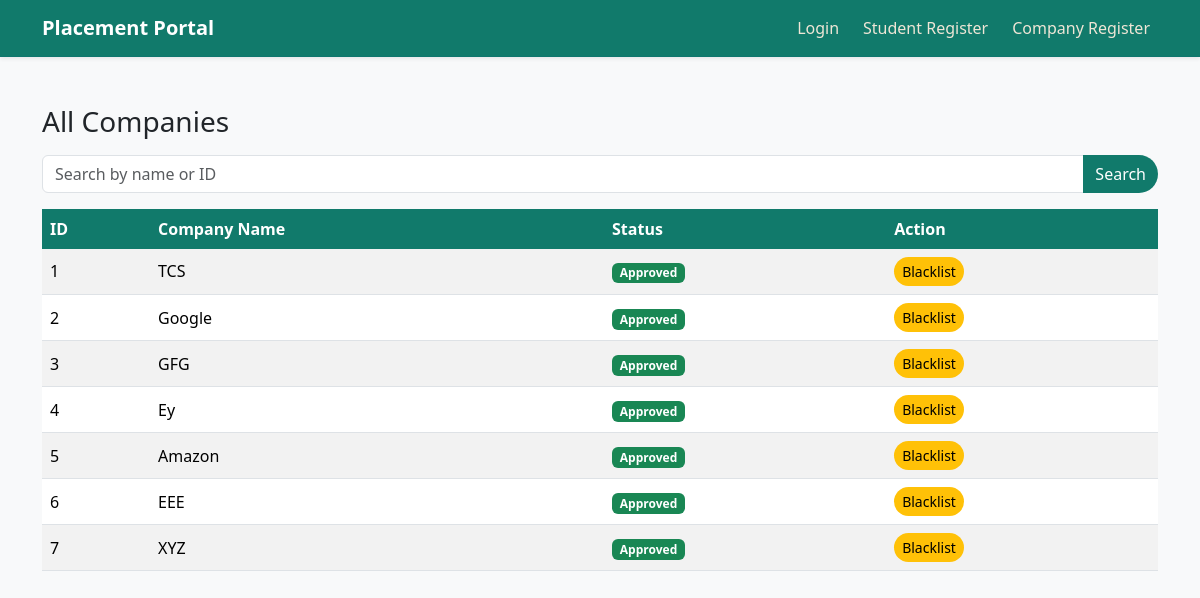
The app's page /admin/companies with its own data.
### models.py (models this page shows)
class Company(db.Model):
    id = db.Column(db.Integer, primary_key=True)
    company_name = db.Column(db.String(100),unique=True)
    hr_contact = db.Column(db.String(100))
    website = db.Column(db.String(100))
    password = db.Column(db.String(100))
    approved = db.Column(db.Boolean, default=False)
    company_email = db.Column(db.String(100),unique=True)
    drives = db.relationship('PlacementDrive', backref='company', lazy=True)
    is_blacklisted = db.Column(db.Boolean, default=False)

### routes/admin_routes.py (the view)
@admin_bp.route("/admin/companies")
def view_companies():
    search = request.args.get("search")
    if search:
        companies = Company.query.filter(
            (Company.company_name.ilike(f"%{search}%")) |
            (Company.id.like(f"%{search}%"))
        ).all()
    else:
        companies = Company.query.all()
    return render_template("admin_companies.html", companies=companies)

### templates/admin_companies.html (shortened to what this page needs)
{% extends "base.html" %}
{% block content %}
<h3 class="mb-3">All Companies</h3>
<form method="GET" class="mb-3">
    <div class="input-group">
        <input type="text" name="search" value="{{ request.args.get('search','') }}" class="form-control" placeholder="Search by name or ID">
        <button class="btn btn-success">Search</button>
    </div>
</form>
<div class="table-responsive">
<table class="table table-striped table-hover align-middle">
    <thead class="table-dark">
        <tr>
            <th>ID</th>
            <th>Company Name</th>
            <th>Status</th>
            <th>Action</th>
        </tr>
    </thead>
    <tbody>
        {% for c in companies %}
        <tr>
            <td>{{ c.id }}</td>
            <td>{{ c.company_name }}</td>
            <td>
                {% if c.is_blacklisted %}
                    <span class="badge bg-danger">Blacklisted</span>
                {% elif c.approved %}
                    <span class="badge bg-success">Approved</span>
                {% else %}
                    <span class="badge bg-warning text-dark">Pending</span>
                {% endif %}
            </td>
            <td class="d-flex gap-2 flex-wrap">
                <a href="{{ url_for('admin.blacklist_company', id=c.id) }}" class="btn btn-warning btn-sm">Blacklist</a>
            </td>
        </tr>
        {% endfor %}
    </tbody>
</table>
</div>
{% endblock %}

### templates/base.html (shortened to what this page needs)
<!DOCTYPE html>
<html lang="en">
<head>
    <link href="https://cdn.jsdelivr.net/npm/bootstrap@5.3.2/dist/css/bootstrap.min.css" rel="stylesheet">
    <link rel="stylesheet" href="{{ url_for('static', filename='styles.css') }}">
</head>
<body>
    <nav class="navbar navbar-expand-lg navbar-dark portal-navbar shadow-sm">
        <div class="container">
            <a class="navbar-brand fw-semibold" href="/login">Placement Portal</a>
            <div class="collapse navbar-collapse" id="mainNavbar">
                <ul class="navbar-nav ms-auto align-items-lg-center gap-lg-2">
    {% if session.get("student_id") %}
        <li class="nav-item">
            <a class="nav-link" href="/student/dashboard">Dashboard</a>
        </li>
        <li class="nav-item">
            <a class="nav-link" href="/student/profile">Profile</a>
        </li>
        <li class="nav-item">
            <a class="btn btn-danger btn-sm rounded-pill px-3" href="/logout">
                Logout
            </a>
        </li>
    {% else %}
        <li class="nav-item">
            <a class="nav-link" href="/login">Login</a>
        </li>
        <li class="nav-item">
            <a class="nav-link" href="/student/register">Student Register</a>
        </li>
        <li class="nav-item">
            <a class="nav-link" href="/company/register">Company Register</a>
        </li>
    {% endif %}
</ul>
            </div>
        </div>
    </nav>
    <main class="container py-4 py-md-5">
        {% block content %}
        {% endblock %}
    </main>
</body>
</html>

### static/styles.css (style rules this page uses)
body { min-height: 100vh; background: #f8f9fa; color: #212529; }
.portal-navbar { background: #117a6b; border-bottom: 1px solid #0f766e; }
.navbar-brand { color: #ffffff !important; }
.nav-link { color: #efe6d6 !important; font-weight: 500; }
.table { margin-bottom: 0; }
.table thead th { background-color: #117a6b; color: #ffffff; border-bottom: none; }
.table-striped > tbody > tr:nth-of-type(odd) > * { --bs-table-accent-bg: #efe6d6; }
.btn { border-radius: 999px; border: none; transition: transform 0.2s ease, box-shadow 0.2s ease, filter 0.2s ease; }
.btn-success { background-color: #117a6b; }

### records on screen
Company: id "1", company_name "TCS", is_blacklisted "Approved"
Company: id "2", company_name "Google", is_blacklisted "Approved"
Company: id "3", company_name "GFG", is_blacklisted "Approved"
Company: id "4", company_name "Ey", is_blacklisted "Approved"
Company: id "5", company_name "Amazon", is_blacklisted "Approved"
Company: id "6", company_name "EEE", is_blacklisted "Approved"
Company: id "7", company_name "XYZ", is_blacklisted "Approved"
